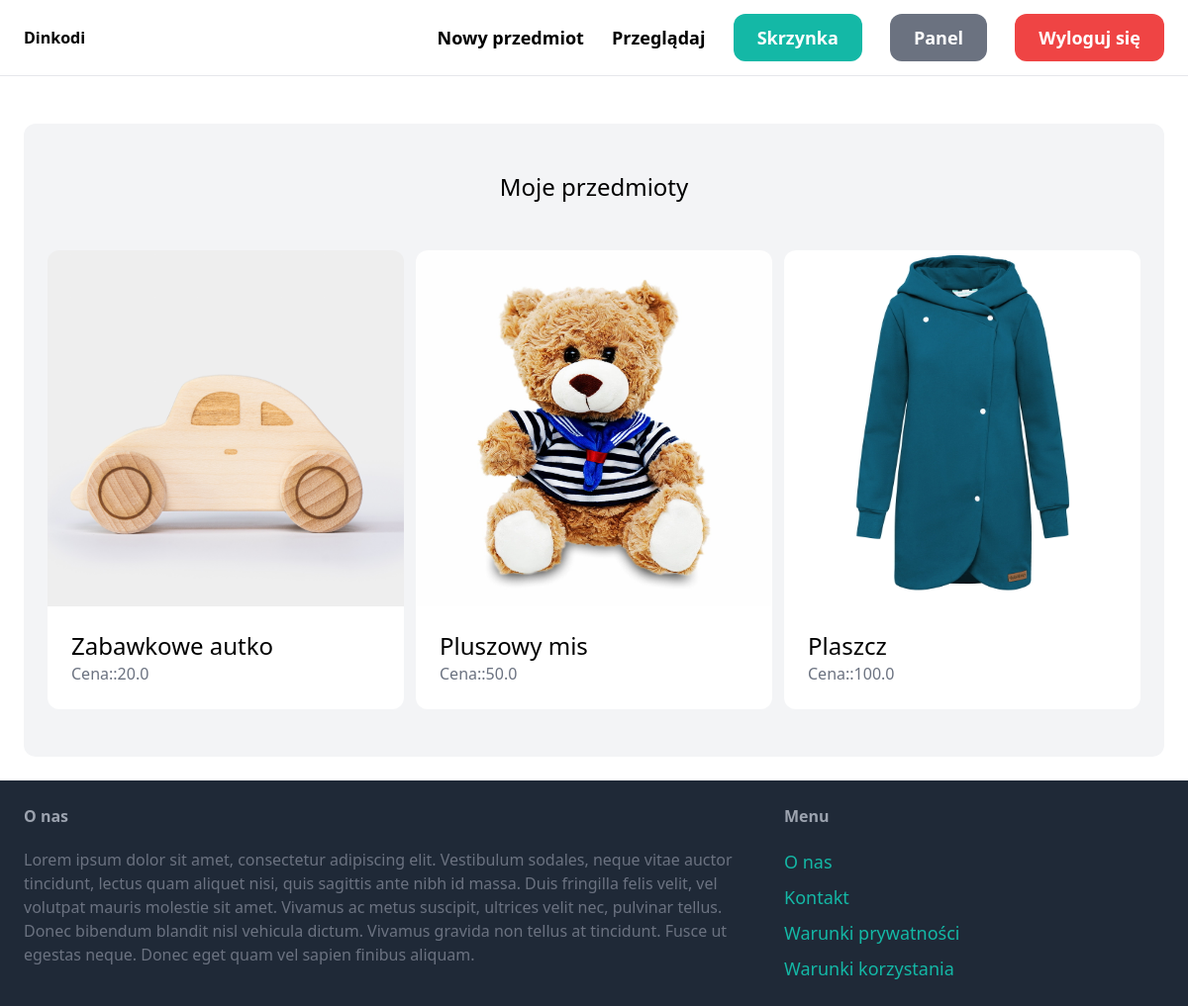
The page /dashboard/ (signed in) on the database its author committed.
### item/models.py (models this page shows, shortened)
class Item(models.Model):
    category = models.ForeignKey(Category, related_name="items",on_delete=models.CASCADE)
    name = models.CharField(max_length=255)
    description = models.TextField(blank=True,null=True)
    price = models.FloatField()
    image = models.ImageField(upload_to="items_images", blank=True,null=True)
    is_sold = models.BooleanField(default=False)
    create_by = models.ForeignKey(User, related_name="items", on_delete=models.CASCADE)
    created_at = models.DateTimeField(auto_now_add=True)
    class Meta:
        ordering = ("-created_at",)

### dashboard/views.py (the view)
# urls.py: path('',views.index,name="index"),
@login_required
def index(request):
    items = Item.objects.filter(create_by=request.user)
    return render(request,'dashboard/index.html',{
        'items':items,
    })

### dashboard/templates/dashboard/index.html (shortened to what this page needs)
{% extends 'core/base.html' %}
{% block content %}
    <div class="mt-6 px-6 py-12 bg-gray-100 rounded-xl">
        <h2 class="mb-12 text-2xl text-center">Moje przedmioty</h2>
        <div class="grid grid-cols-3 gap-3">
            {% for item in items %}
                <div>
                    <a href="{% url 'item:detail' item.id %}">
                        <div>
                            <img src='{{item.image.url}}' class="rounded-t-xl">
                        </div>
                        <div class="p-6 bg-white rounded-b-xl">
                            <h2 class="text-2xl">{{item.name}}</h2>
                            <p class="text-gray-500">Cena::{{item.price}}</p>
                        </div>
                    </a>
                </div>
            {% endfor %}
        </div>
    </div>
{% endblock %}

### rows shown on the page
Item: image (picture), name "Zabawkowe autko", price "20.0"
Item: image (picture), name "Pluszowy mis", price "50.0"
Item: image (picture), name "Plaszcz", price "100.0"
